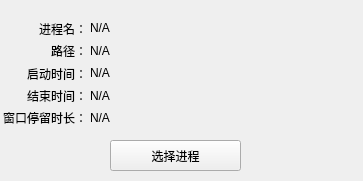
<?xml version="1.0" encoding="UTF-8"?>
<ui version="4.0">
 <class>desktopActivitySystem</class>
 <widget class="QWidget" name="desktopActivitySystem">
  <property name="geometry">
   <rect>
    <x>0</x>
    <y>0</y>
    <width>363</width>
    <height>181</height>
   </rect>
  </property>
  <property name="windowTitle">
   <string>desktopActivitySystem</string>
  </property>
  <widget class="QPushButton" name="pushButton_procs">
   <property name="geometry">
    <rect>
     <x>110</x>
     <y>140</y>
     <width>131</width>
     <height>31</height>
    </rect>
   </property>
   <property name="text">
    <string>选择进程</string>
   </property>
  </widget>
  <widget class="QWidget" name="layoutWidget">
   <property name="geometry">
    <rect>
     <x>90</x>
     <y>20</y>
     <width>261</width>
     <height>106</height>
    </rect>
   </property>
   <layout class="QVBoxLayout" name="verticalLayout">
    <item>
     <widget class="QLabel" name="proc_name_show">
      <property name="text">
       <string>N/A</string>
      </property>
     </widget>
    </item>
    <item>
     <widget class="QLabel" name="proc_path_show">
      <property name="text">
       <string>N/A</string>
      </property>
     </widget>
    </item>
    <item>
     <widget class="QLabel" name="proc_start_time_show">
      <property name="text">
       <string>N/A</string>
      </property>
     </widget>
    </item>
    <item>
     <widget class="QLabel" name="proc_end_time_show">
      <property name="text">
       <string>N/A</string>
      </property>
     </widget>
    </item>
    <item>
     <widget class="QLabel" name="label_focus_time_show">
      <property name="text">
       <string>N/A</string>
      </property>
     </widget>
    </item>
   </layout>
  </widget>
  <widget class="QWidget" name="layoutWidget">
   <property name="geometry">
    <rect>
     <x>1</x>
     <y>20</y>
     <width>86</width>
     <height>106</height>
    </rect>
   </property>
   <layout class="QVBoxLayout" name="verticalLayout_2">
    <item>
     <widget class="QLabel" name="proc_name_label">
      <property name="text">
       <string>进程名：</string>
      </property>
      <property name="alignment">
       <set>Qt::AlignRight|Qt::AlignTrailing|Qt::AlignVCenter</set>
      </property>
     </widget>
    </item>
    <item>
     <widget class="QLabel" name="proc_path_label">
      <property name="text">
       <string>路径：</string>
      </property>
      <property name="alignment">
       <set>Qt::AlignRight|Qt::AlignTrailing|Qt::AlignVCenter</set>
      </property>
     </widget>
    </item>
    <item>
     <widget class="QLabel" name="start_time_label">
      <property name="text">
       <string>启动时间：</string>
      </property>
      <property name="alignment">
       <set>Qt::AlignRight|Qt::AlignTrailing|Qt::AlignVCenter</set>
      </property>
     </widget>
    </item>
    <item>
     <widget class="QLabel" name="end_time_label">
      <property name="text">
       <string>结束时间：</string>
      </property>
      <property name="alignment">
       <set>Qt::AlignRight|Qt::AlignTrailing|Qt::AlignVCenter</set>
      </property>
     </widget>
    </item>
    <item>
     <widget class="QLabel" name="focus_time_label">
      <property name="text">
       <string>窗口停留时长：</string>
      </property>
      <property name="alignment">
       <set>Qt::AlignRight|Qt::AlignTrailing|Qt::AlignVCenter</set>
      </property>
     </widget>
    </item>
   </layout>
  </widget>
 </widget>
 <resources/>
 <connections/>
</ui>
